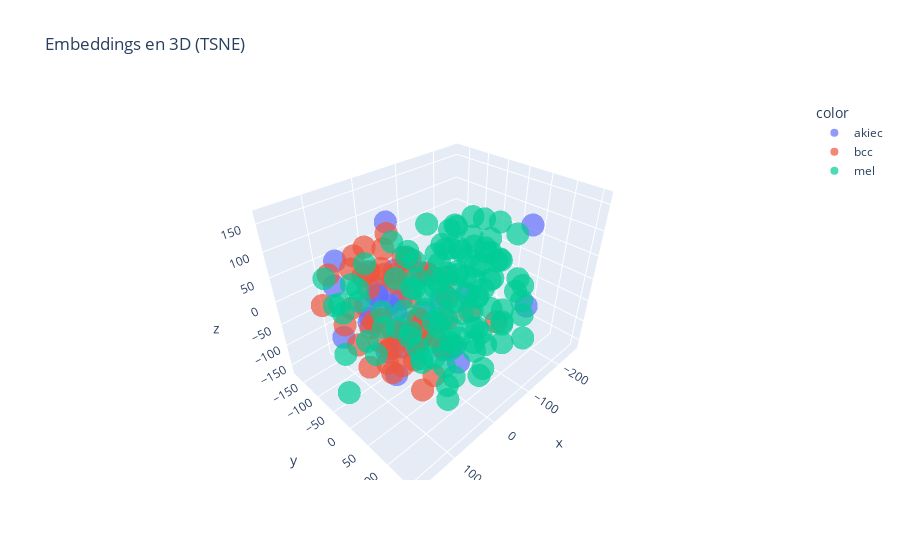

Notebook source saved alongside this figure:
### Code cell
visualize_embeddings(encoder, test_generator, class_names, dims=3)
